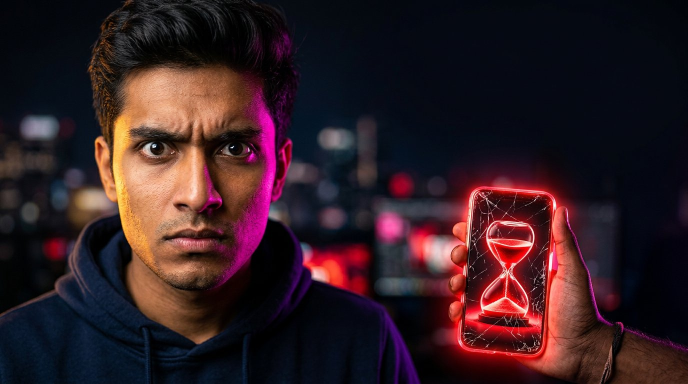
#> input picture assets/images/thumb_base_mrbeast.jpg, 1376 x 768 px, found by its file name (shown at 1/2 size); the run also reads 1 picture not shown here
$ python build_thumbnails.py
#> lines starting #> are read from the running program, lines starting #| are printed output that depends on the picture
#!/usr/bin/env python3
import os
from PIL import Image, ImageDraw, ImageFont, ImageEnhance, ImageFilter

os.makedirs("thumbnails", exist_ok=True)
W, H = 1920, 1080
FONT_ANTON = "assets/fonts/Anton-Regular.ttf"
FONT_POPPINS = "assets/fonts/Poppins-Bold.ttf"


def fit_cover(im: Image.Image, tw: int, th: int, align_x=0.5, align_y=0.5) -> Image.Image:
#> called with tw = 1920, th = 1080, align_x = 0.5, align_y = 0.5
    iw, ih = im.size
#> iw = 1376; ih = 768
    scale = max(tw / iw, th / ih)
#> scale = 1.41
    nw, nh = int(iw * scale), int(ih * scale)
#> nw = 1935; nh = 1080
    resized = im.resize((nw, nh), Image.Resampling.LANCZOS)
    ox = int((nw - tw) * align_x)
#> ox = 7
    oy = int((nh - th) * align_y)
#> oy = 0
    return resized.crop((ox, oy, ox + tw, oy + th))


def draw_glow_text(
    canvas: Image.Image,
    pos: tuple[int, int],
    text: str,
    font: ImageFont.FreeTypeFont,
    fill: tuple[int, int, int],
    stroke_width: int = 14,
    stroke_fill: tuple[int, int, int] = (0, 0, 0),
    glow_color: tuple[int, int, int] | None = None,
    glow_radius: int = 24,
    shadow_offset: tuple[int, int] = (10, 14),
):
    x, y = pos
    if glow_color is not None:
        gl = Image.new("RGBA", canvas.size, (0, 0, 0, 0))
        gd = ImageDraw.Draw(gl)
        gd.text((x, y), text, font=font, fill=(*glow_color, 155), stroke_width=stroke_width + 6, stroke_fill=(*glow_color, 90))
        canvas.alpha_composite(gl.filter(ImageFilter.GaussianBlur(glow_radius)))

    sh = Image.new("RGBA", canvas.size, (0, 0, 0, 0))
    sd = ImageDraw.Draw(sh)
    sd.text((x + shadow_offset[0], y + shadow_offset[1]), text, font=font, fill=(0, 0, 0, 230), stroke_width=stroke_width + 4, stroke_fill=(0, 0, 0, 230))
    canvas.alpha_composite(sh.filter(ImageFilter.GaussianBlur(6)))

    tl = Image.new("RGBA", canvas.size, (0, 0, 0, 0))
    td = ImageDraw.Draw(tl)
    td.text((x, y), text, font=font, fill=(*fill, 255), stroke_width=stroke_width, stroke_fill=(*stroke_fill, 255))
    canvas.alpha_composite(tl)


def draw_tilted_badge(
    canvas: Image.Image,
    center: tuple[int, int],
    text: str,
    font: ImageFont.FreeTypeFont,
    bg_color: tuple[int, int, int],
    text_color: tuple[int, int, int],
    angle: float = -3.5,
    pad_x: int = 40,
    pad_y: int = 12,
    border_color: tuple[int, int, int] = (255, 255, 255),
    stroke_width: int = 4,
):
    dummy = ImageDraw.Draw(canvas)
    bbox = dummy.textbbox((0, 0), text, font=font)
    tw, th = bbox[2] - bbox[0], bbox[3] - bbox[1]
    bw, bh = tw + pad_x * 2, th + pad_y * 2 + 12

    badge = Image.new("RGBA", (bw + 80, bh + 80), (0, 0, 0, 0))
    bd = ImageDraw.Draw(badge)
    bd.rounded_rectangle([48, 52, 40 + bw + 8, 40 + bh + 12], radius=20, fill=(0, 0, 0, 210))
    badge = badge.filter(ImageFilter.GaussianBlur(5))
    bd = ImageDraw.Draw(badge)
    bd.rounded_rectangle([40, 40, 40 + bw, 40 + bh], radius=18, fill=(*bg_color, 255), outline=(*border_color, 255), width=5)
    bd.text((40 + pad_x - bbox[0], 40 + pad_y - bbox[1] + 2), text, font=font, fill=(*text_color, 255), stroke_width=stroke_width, stroke_fill=(0, 0, 0, 220))
    rot = badge.rotate(angle, resample=Image.Resampling.BICUBIC, expand=True)
    canvas.alpha_composite(rot, (center[0] - rot.width // 2, center[1] - rot.height // 2))


def polish(im: Image.Image) -> Image.Image:
    rgb = im.convert("RGB")
    rgb = ImageEnhance.Contrast(rgb).enhance(1.14)
    rgb = ImageEnhance.Color(rgb).enhance(1.12)
    return ImageEnhance.Sharpness(rgb).enhance(1.28)


def main():
    # Option 1 (Recommended Winner): MrBeast / Dhruv Rathee '2 SAAL BARBAAD!'
    b1 = fit_cover(Image.open("assets/images/thumb_base_mrbeast.jpg"), W, H).convert("RGBA")
    ov1 = Image.new("RGBA", (W, H), (0, 0, 0, 0))
#> ov1: PIL image 1920x1080 RGBA; every value is 0
    od1 = ImageDraw.Draw(ov1)
    od1.rounded_rectangle([980, 20, 1890, 520], radius=40, fill=(5, 5, 10, 165))
    b1.alpha_composite(ov1.filter(ImageFilter.GaussianBlur(45)))
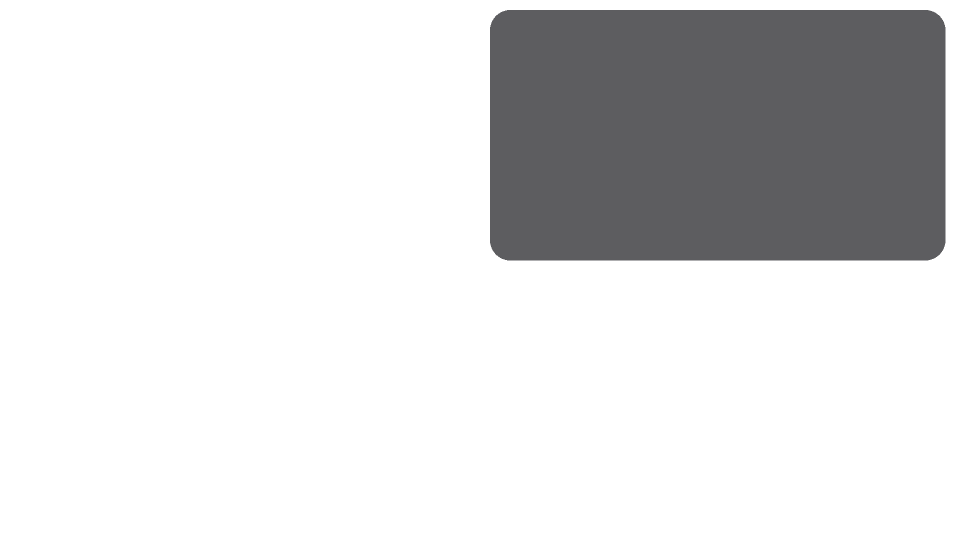
#> ov1: PIL image 1920x1080 RGBA (shown at 1/2 size); mean R, G, B, A 1.1, 1.1, 2.2, 36.2; transparent parts drawn white

    f_huge = ImageFont.truetype(FONT_ANTON, 242)
    f_badge = ImageFont.truetype(FONT_ANTON, 90)
    f_tag = ImageFont.truetype(FONT_POPPINS, 38)

    pill = Image.new("RGBA", (W, H), (0, 0, 0, 0))
    pd = ImageDraw.Draw(pill)
    lbl = "3 HRS / DAY ="
    tb = pd.textbbox((0, 0), lbl, font=f_tag)
#> tb = (0, 7, 271, 39)
    pw = (tb[2] - tb[0]) + 56
#> pw = 327
    pd.rounded_rectangle([1055, 48, 1055 + pw, 118], radius=14, fill=(18, 18, 26, 235), outline=(255, 30, 138, 255), width=4)
    pd.text((1083, 56), lbl, font=f_tag, fill=(255, 255, 255, 255))
    b1.alpha_composite(pill)

    draw_glow_text(b1, (1045, 106), "2 SAAL", f_huge, fill=(255, 218, 0), stroke_width=16, glow_color=(255, 170, 0))
    draw_tilted_badge(b1, (1365, 438), "BARBAAD!", f_badge, bg_color=(225, 18, 42), text_color=(255, 255, 255), angle=-3.5, border_color=(255, 218, 0))
#> in draw_tilted_badge, `bbox = dummy.textbbox((0, 0), text, font=font)`: bbox = (0, 18, 479, 84)
#> in draw_tilted_badge, `tw, th = bbox[2] - bbox[0], bbox[3] - bbox[1]`: tw = 479; th = 66
#> in draw_tilted_badge, `bw, bh = tw + pad_x * 2, th + pad_y * 2 + 12`: bw = 559; bh = 102
#> in draw_tilted_badge, `badge = Image.new("RGBA", (bw + 80, bh + 80), (0, 0, 0, 0))`: badge: PIL image 639x182 RGBA; every value is 0
    p1 = polish(b1)
    p1.save("thumbnails/01_MRBEAST_2_SAAL_MAIN.jpg", quality=95)
    p1.resize((1280, 720), Image.Resampling.LANCZOS).save("thumbnails/01_MRBEAST_2_SAAL_1280x720.jpg", quality=95)

    # Option 2: Direct Call-Out 'TUMSE HI — RUKO 1 MIN!'
    left = fit_cover(Image.open("assets/images/facecam_aryan_tight.jpg"), int(W * 0.58), H, 0.5, 0.35)
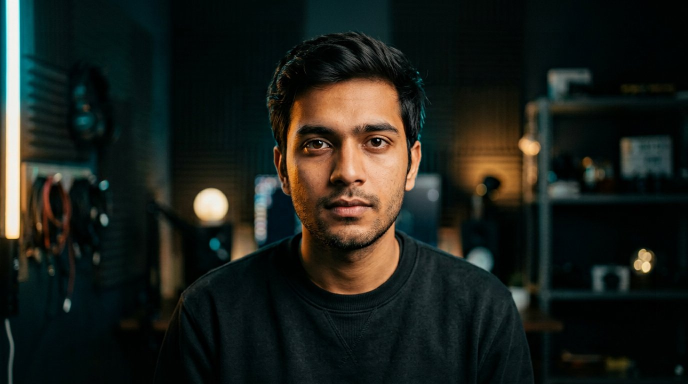
#> input picture assets/images/facecam_aryan_tight.jpg, 1376 x 768 px, found by its file name (shown at 1/2 size)
    right = fit_cover(Image.open("assets/images/seg3_hourglass_2_years.jpg"), int(W * 0.56), H, 0.5, 0.45)
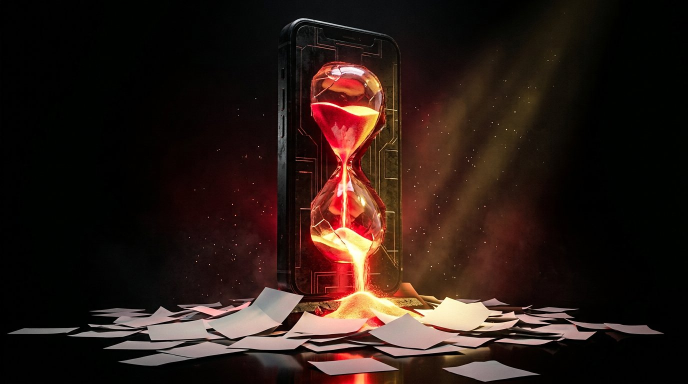
#> input picture assets/images/seg3_hourglass_2_years.jpg, 1376 x 768 px, found by its file name (shown at 1/2 size)
#> call 3 of fit_cover, with tw = 1075, th = 1080, align_x = 0.5, align_y = 0.45
#> in fit_cover (call 3), `ox = int((nw - tw) * align_x)`: ox = 430
#> in fit_cover (call 3), `return resized.crop((ox, oy, ox + tw, oy + th))`:
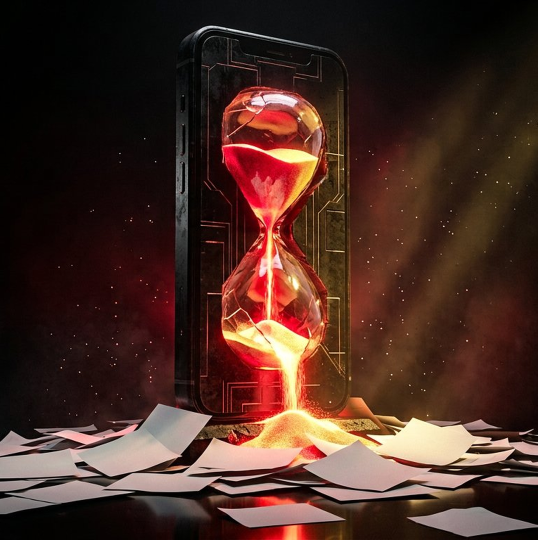
#> returned value: PIL image 1075x1080 RGB (shown at 1/2 size); mean R, G, B 72.6, 44.4, 35.6
    c2 = Image.new("RGBA", (W, H), (5, 5, 10, 255))
    c2.paste(right.convert("RGBA"), (int(W * 0.44), 0))
    mask = Image.new("L", left.size, 255)
#> mask: PIL image 1113x1080 L; every value is 255
    md = ImageDraw.Draw(mask)
    for x in range(left.width - 340, left.width):
        a = int(255 * (1.0 - (x - (left.width - 340)) / 340.0) ** 1.4)
        md.line([(x, 0), (x, H)], fill=a)
    c2.paste(left.convert("RGBA"), (0, 0), mask)
    draw_glow_text(c2, (930, 62), "TUMSE HI", ImageFont.truetype(FONT_ANTON, 205), fill=(255, 30, 138), stroke_width=15, glow_color=(255, 30, 138))
    draw_tilted_badge(c2, (1375, 355), "RUKO 1 MIN!", ImageFont.truetype(FONT_ANTON, 84), bg_color=(255, 214, 0), text_color=(12, 12, 16), angle=2.0, border_color=(0, 0, 0), stroke_width=0)
#> call 2 of draw_tilted_badge, with center = (1375, 355), text = 'RUKO 1 MIN!', bg_color = (255, 214, 0), text_color = (12, 12, 16), angle = 2, pad_x = 40, pad_y = 12, border_color = (0, 0, 0)
#> in draw_tilted_badge (call 2), `bbox = dummy.textbbox((0, 0), text, font=font)`: bbox = (0, 16, 537, 79)
#> in draw_tilted_badge (call 2), `tw, th = bbox[2] - bbox[0], bbox[3] - bbox[1]`: tw = 537; th = 63
#> in draw_tilted_badge (call 2), `bw, bh = tw + pad_x * 2, th + pad_y * 2 + 12`: bw = 617; bh = 99
#> in draw_tilted_badge (call 2), `badge = Image.new("RGBA", (bw + 80, bh + 80), (0, 0, 0, 0))`: badge: PIL image 697x179 RGBA; every value is 0
#> in draw_tilted_badge (call 2), `badge = badge.filter(ImageFilter.GaussianBlur(5))`:
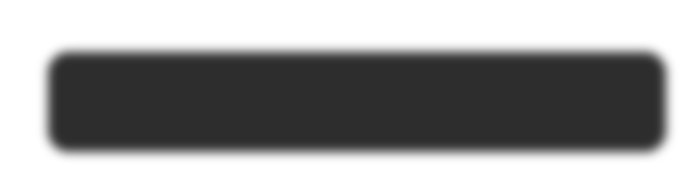
#> badge: PIL image 697x179 RGBA; mean R, G, B, A 0, 0, 0, 103.4; transparent parts drawn white
#> in draw_tilted_badge (call 2), `rot = badge.rotate(angle, resample=Image.Resampling.BICUBIC, expand=Tr..`:
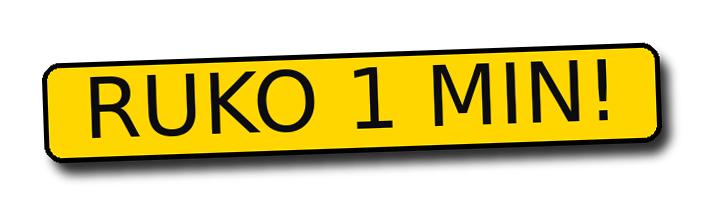
#> rot: PIL image 703x205 RGBA; mean R, G, B, A 80, 67.6, 1.1, 120.4; transparent parts drawn white
    polish(c2).save("thumbnails/02_DIRECT_CALLOUT_TUMSE_HI.jpg", quality=95)
#> in polish (call 2), `rgb = ImageEnhance.Contrast(rgb).enhance(1.14)`:
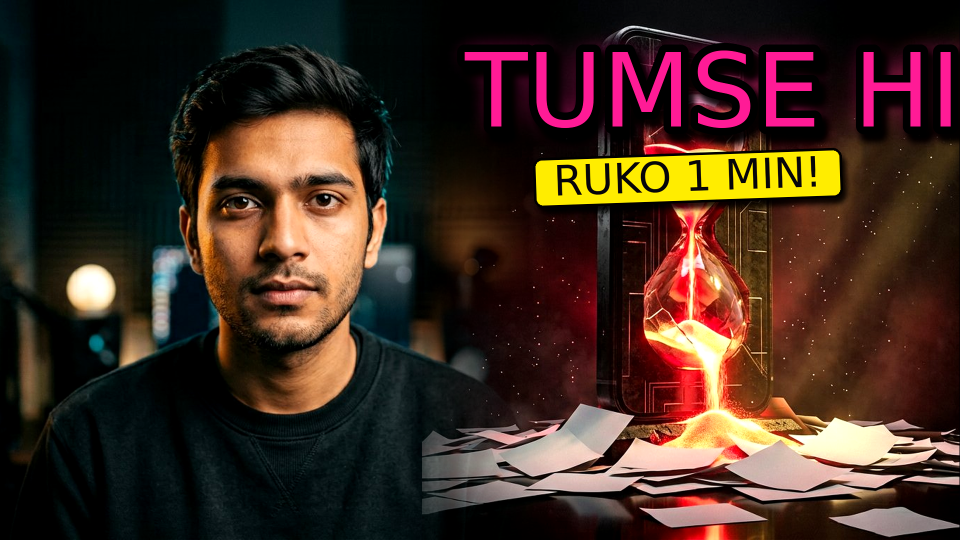
#> rgb: PIL image 1920x1080 RGB (shown at 1/2 size); mean R, G, B 65.1, 43.9, 33.2

    # Option 3: Influencer Expose 'TUM MAAL HO — KADWA SACH'
    bg3 = ImageEnhance.Brightness(fit_cover(Image.open("assets/images/seg4_influencer_trap.jpg"), W, H)).enhance(0.78).convert("RGBA")
    port = fit_cover(Image.open("assets/images/thumb_base_mrbeast.jpg"), W, H).crop((0, 0, 1020, H)).convert("RGBA")
    m3 = Image.new("L", (1020, H), 255)
    md3 = ImageDraw.Draw(m3)
    for x in range(835, 1020):
        md3.line([(x, 0), (x, H)], fill=int(255 * (1.0 - (x - 835) / 185.0)))
    bg3.paste(port, (0, 0), m3)
    draw_glow_text(bg3, (935, 70), "TUM MAAL HO", ImageFont.truetype(FONT_ANTON, 178), fill=(255, 218, 0), stroke_width=14, glow_color=(255, 150, 0))
    draw_tilted_badge(bg3, (1400, 355), "KADWA SACH", ImageFont.truetype(FONT_ANTON, 82), bg_color=(225, 20, 45), text_color=(255, 255, 255), angle=-2.5, border_color=(255, 255, 255))
    polish(bg3).save("thumbnails/03_TYCOON_EXPOSED_TUM_MAAL_HO.jpg", quality=95)
    print("Built all 3 high-CTR thumbnails!")


if __name__ == "__main__":
    main()
